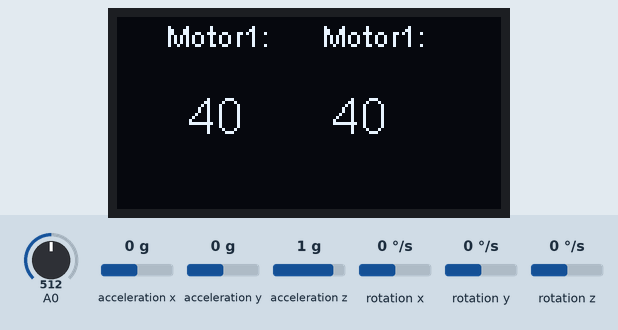
Simulated run of this sketch. Board: ESP8266 (NodeMCU). Shown: 128×64 one-colour display. Wiring (inferred from the names in the program): MPU-6050 motion sensor at I2C address 0x68. The inputs (shaded band) are chosen by the test bench; at power-on: A0 = 512, acceleration x 0 g, acceleration y 0 g, acceleration z 1 g, rotation x 0 °/s, rotation y 0 °/s, rotation z 0 °/s. What the sketch prints to the serial monitor is not drawn.

Above: at 0.1 s.

The sketch:

PWM-PID.ino
```cpp
// MPU-6050 Short Example Sketch
// By Arduino User JohnChi
// August 17, 2014
// Public Domain
#include<Wire.h>
#include "SSD1306Wire.h"

#define valorInicial 40;

const int MPU_addr = 0x68; // I2C address of the MPU-6050
int16_t AcX, AcY, AcZ, Tmp, GyX, GyY, GyZ;
int Pitch, Roll;

SSD1306Wire  display(0x3c, D3, D5);

int pino_motor1 = D0, pino_motor2 = D1, pino_button = D2;
int PWM_Motor1 = valorInicial;
int PWM_Motor2 = valorInicial;

void setup() {

  //-----------------------------------------------
  Wire.begin(D3, D5);
  Wire.beginTransmission(MPU_addr);
  Wire.write(0x6B);  // PWR_MGMT_1 register
  Wire.write(0);     // set to zero (wakes up the MPU-6050)
  Wire.endTransmission(true);
  //-----------------------------------------------
  display.init();
  //display.flipScreenVertically();
  display.setFont(ArialMT_Plain_10);
  display.setTextAlignment(TEXT_ALIGN_LEFT);
  //-----------------------------------------------
  Serial.begin(9600);
}
void loop() {
  //-----------------------------------------------
  // Mostra o valor no display
  display.clear();
  display.setFont(ArialMT_Plain_10);
  display.drawString(16, 0, "Motor1:");
  display.drawString(68, 0, "Motor1:");
  display.setFont(ArialMT_Plain_16);
  display.drawString(24, 24, String(PWM_Motor1));
  display.drawString(72, 24, String(PWM_Motor2));
  display.display();
  //-----------------------------------------------
  //  Serial.print("PWM_M1: ");
  //  Serial.print(PWM_Motor1);
  //  Serial.print(" | PWM_M2: ");
  //  Serial.print(PWM_Motor2);
  //  Serial.print(" B1-: ");
  //  Serial.print(analogRead(D0));
  //  Serial.print(" B1+: ");
  //  Serial.print(analogRead(D1));
  //  Serial.print(" | B2-: ");
  //  Serial.print(analogRead(D7));
  //  Serial.print(" B2+: ");
  //  Serial.println(analogRead(D8));
  //-----------------------------------------------
  if (analogRead(D0) == 1023) {
    PWM_Motor1 --;
    delay(150);
  }
  if (analogRead(D1) == 1023) {
    PWM_Motor1 ++;
    delay(150);
  }
  if (analogRead(D7) == 1023) {
    PWM_Motor2 --;
    delay(150);
  }
  if (analogRead(D8) == 1023) {
    PWM_Motor2 ++;
    delay(150);
  }
  //-----------------------------------------------
  Wire.beginTransmission(MPU_addr);
  Wire.write(0x3B);  // starting with register 0x3B (ACCEL_XOUT_H)
  Wire.endTransmission(false);
  Wire.requestFrom(MPU_addr, 14, true); // request a total of 14 registers
  AcX = Wire.read() << 8 | Wire.read(); // 0x3B (ACCEL_XOUT_H) & 0x3C (ACCEL_XOUT_L)
  AcY = Wire.read() << 8 | Wire.read(); // 0x3D (ACCEL_YOUT_H) & 0x3E (ACCEL_YOUT_L)
  AcZ = Wire.read() << 8 | Wire.read(); // 0x3F (ACCEL_ZOUT_H) & 0x40 (ACCEL_ZOUT_L)
  Tmp = Wire.read() << 8 | Wire.read(); // 0x41 (TEMP_OUT_H) & 0x42 (TEMP_OUT_L)
  GyX = Wire.read() << 8 | Wire.read(); // 0x43 (GYRO_XOUT_H) & 0x44 (GYRO_XOUT_L)
  GyY = Wire.read() << 8 | Wire.read(); // 0x45 (GYRO_YOUT_H) & 0x46 (GYRO_YOUT_L)
  GyZ = Wire.read() << 8 | Wire.read(); // 0x47 (GYRO_ZOUT_H) & 0x48 (GYRO_ZOUT_L)

  //  Serial.print("AcX = "); Serial.print(AcX);
  //  Serial.print(" | AcY = "); Serial.print(AcY);
  //  Serial.print(" | AcZ = "); Serial.print(AcZ);
  //  Serial.print(" | Tmp = "); Serial.print(Tmp / 340.00 + 36.53); //equation for temperature in degrees C from datasheet
  //  Serial.print(" | GyX = "); Serial.print(GyX);
  //  Serial.print(" | GyY = "); Serial.print(GyY);
  //  Serial.print(" | GyZ = "); Serial.println(GyZ);

  Roll = FunctionsPitchRoll(AcX, AcY, AcZ);   //Calcolo angolo Roll
  Pitch = FunctionsPitchRoll(AcY, AcX, AcZ);  //Calcolo angolo Pitch

  int ServoRoll = map(Roll, -90, 90, 0, 179);
  int ServoPitch = map(Pitch, -90, 90, 179, 0);

  Serial.print("Pitch: "); Serial.print(Pitch);
  Serial.print("\t");
  Serial.print("Roll: "); Serial.print(Roll);
  Serial.print("\n");
  // delay(333);

}

double FunctionsPitchRoll(double A, double B, double C) {
  double DatoA, DatoB, Value;
  DatoA = A;
  DatoB = (B * B) + (C * C);
  DatoB = sqrt(DatoB);

  Value = atan2(DatoA, DatoB);
  Value = Value * 180 / 3.14;

  return (int)Value;
}
```
